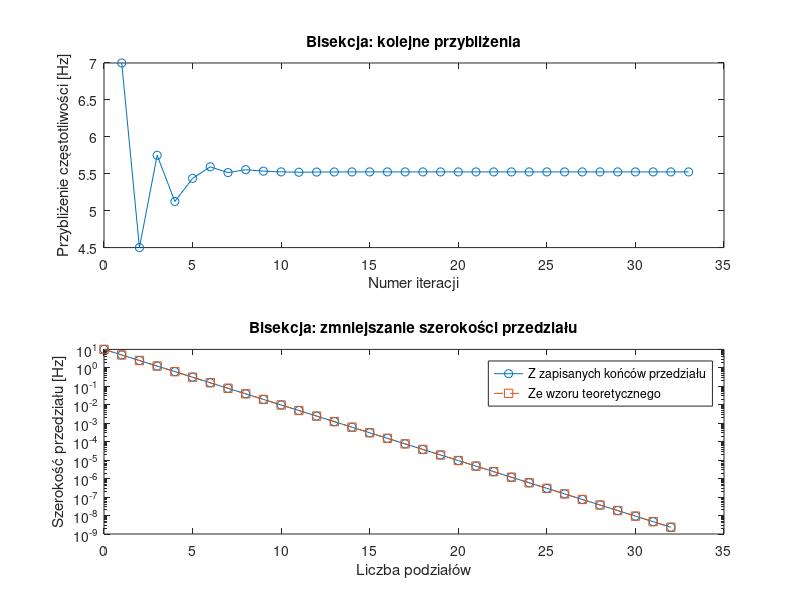

Source code (MATLAB):
function result = lab4_z2()
% Uzupełnij obliczenia i wykresy w funkcji impedance_bisection, która wyznacza
% przybliżenie miejsca zerowego funkcji impedance_difference metodą bisekcji.
%
% Funkcja lab4_z2 zapisuje wyniki funkcji impedance_bisection w strukturze
% result.
%
% result: struktura z wynikami obliczeń.
% Wyniki liczbowe: double, wektory wierszowe lub kolumnowe.
%
% result.xvec: wektor kolejnych przybliżeń miejsca zerowego [Hz].
% result.xdif: wektor wartości bezwzględnych różnic kolejnych przybliżeń
% miejsca zerowego [Hz], o długości iterations-1.
% result.xsolution: ostatnie przybliżenie miejsca zerowego, skalar [Hz].
% result.ysolution: wartość funkcji różnicy w xsolution, skalar [Ohm].
% ysolution jest residuum i zachowuje znak. abs(ysolution) to jego moduł.
% Błąd bezwzględny przybliżenia x to |x-x_*|, gdzie x_* jest dokładnym zerem.
% error_bound to oszacowanie błędu środka przedziału zawierającego zero.
% Gwarancja dotyczy arytmetyki dokładnej. Zaokrąglenia oceń osobno.
% result.iterations: skalar równy liczbie elementów xvec.
% result.a_history, result.b_history: odpowiednio lewe i prawe końce przedziałów
% [Hz].
% result.fa_history: wartości funkcji na lewych końcach [Ohm].
% result.fb_history: wartości funkcji na prawych końcach [Ohm].
%
% Każdy z czterech wektorów ma iterations elementów.
% Pierwszy element opisuje stan początkowy.
% Kolejne wartości zapisujemy w wektorach po podziale.
% Stan po k podziałach ma indeks k+1. Środek to xvec(k+1).

save_png = 0; % Ustaw lokalnie 1, aby zapisać całą istniejącą figurę.
[xvec, xdif, xsolution, ysolution, iterations, ...
    a_history, b_history, fa_history, fb_history] = ...
    impedance_bisection();
result = struct('xvec', xvec, 'xdif', xdif, ...
    'xsolution', xsolution, 'ysolution', ysolution, ...
    'iterations', iterations, ...
    'a_history', a_history, 'b_history', b_history, ...
    'fa_history', fa_history, 'fb_history', fb_history);
fig = get(groot, 'CurrentFigure');
if save_png == 1 && ~isempty(fig)
    exportgraphics(fig, 'zadanie2.png', 'Resolution', 150);
end
end

function [xvec, xdif, xsolution, ysolution, iterations, ...
    a_history, b_history, fa_history, fb_history] = ...
    impedance_bisection()
% Wyznacza przybliżenie miejsca zerowego funkcji impedance_difference metodą
% bisekcji.
% xvec - wektor z kolejnymi przybliżeniami miejsca zerowego,
%   gdzie xvec(1)=(a+b)/2,
% xdif - wektor wartości bezwzględnych różnic kolejnych przybliżeń,
%   xdif(i)=abs(xvec(i+1)-xvec(i)),
% xsolution - wyznaczone przybliżenie miejsca zerowego,
% ysolution - wartość funkcji impedance_difference wyznaczona
%   dla f=xsolution,
% iterations - liczba iteracji wykonana w celu wyznaczenia xsolution.

a = 2; % lewa granica przedziału poszukiwań miejsca zerowego
b = 12; % prawa granica przedziału poszukiwań miejsca zerowego
% tolerancja wartości funkcji w przybliżonym miejscu zerowym.
ytolerance = 1e-8; % tolerancja modułu residuum w jednostkach Ohm.
% Mały moduł residuum nie gwarantuje małego błędu przybliżenia.
max_iterations = 1000; % maksymalna liczba iteracji wykonana przez alg. bisekcji

fa = impedance_difference(a);
fb = impedance_difference(b);

% Wektory zapisują stan początkowy i stany po wykonanych podziałach.
% a_history, b_history: odpowiednio lewe i prawe końce przedziałów.
% fa_history: wartości funkcji na lewych końcach [Ohm].
% fb_history: wartości funkcji na prawych końcach [Ohm].
a_history = [];
b_history = [];
fa_history = [];
fb_history = [];
xvec = [];
xdif = [];
xsolution = Inf;
ysolution = Inf;
iterations = max_iterations;

a_history(1,1) = a;
b_history(1,1) = b;
fa_history(1,1) = fa;
fb_history(1,1) = fb;

% Zakończ przy pierwszym przybliżeniu, dla którego moduł bieżącej
% wartości funkcji jest mniejszy od ytolerance.
% Zgłoś error po limicie lub stagnacji bez spełnienia tolerancji.
% Stagnacja: obliczony środek jest równy końcowi przedziału.
for ii=1:max_iterations
    c = (a + b)/2;
    xvec(ii,1) = c;
    fc = impedance_difference(c);
    if abs(fc) < ytolerance
        xsolution = c;
        ysolution = fc;
        iterations = ii;
        break
    end
    if c == a || c == b
        error('lab4:stagnation', ...
            'Bisekcja: stagnacja przed spełnieniem tolerancji residuum.');
    end
    if fa*fc < 0
        b = c;
        fb = fc;
    else
        a = c;
        fa = fc;
    end
    a_history(ii+1,1) = a;
    b_history(ii+1,1) = b;
    fa_history(ii+1,1) = fa;
    fb_history(ii+1,1) = fb;
    if ii == max_iterations
        error('lab4:iterationLimit', ...
            'Bisekcja: limit iteracji bez spełnienia tolerancji residuum.');
    end
end
xdif = abs(diff(xvec));

% Oblicz lokalne error_bound i zinterpretuj je w jednostkach
% argumentu funkcji zgodnie z instrukcją.
error_bound = (b_history(end) - a_history(end))/2;

% Przygotowanie figury jest dostarczone. Uzupełnij tylko miejsca PLOT.
% Możesz zmieniać podpisy i dodawać oznaczenia bez zasłaniania danych.
figure('WindowStyle','normal');
subplot(2,1,1);
plot(1:iterations, xvec, 'o-');
xlabel('Numer iteracji');
ylabel('Przybliżenie częstotliwości [Hz]');
title('Bisekcja: kolejne przybliżenia');
subplot(2,1,2);
interval_widths = b_history - a_history;
division_numbers = 0:iterations-1;
semilogy(division_numbers, interval_widths, 'o-');
hold on;
semilogy(division_numbers, interval_widths(1)./2.^division_numbers, 's--');
xlabel('Liczba podziałów');
ylabel('Szerokość przedziału [Hz]');
title('Bisekcja: zmniejszanie szerokości przedziału');
if numel(findobj(gca,'Type','line')) >= 2
    legend('Z zapisanych końców przedziału', ...
        'Ze wzoru teoretycznego');
end

end

function impedance_delta = impedance_difference (f)
R = 680; % rezystancja [Ohm]
L = 2.5; % indukcyjność [H]
C = 4.7e-5; % pojemność [F]
M = 100; % docelowy moduł impedancji [Ohm]
if f <= 0
    error('lab4:nonpositiveFrequency', ...
        'Częstotliwość musi być dodatnia.');
end
omega = 2*pi*f;
impedance_module = 1/sqrt(1/R^2 + (omega*C - 1/(omega*L))^2);
impedance_delta = impedance_module - M;
end
